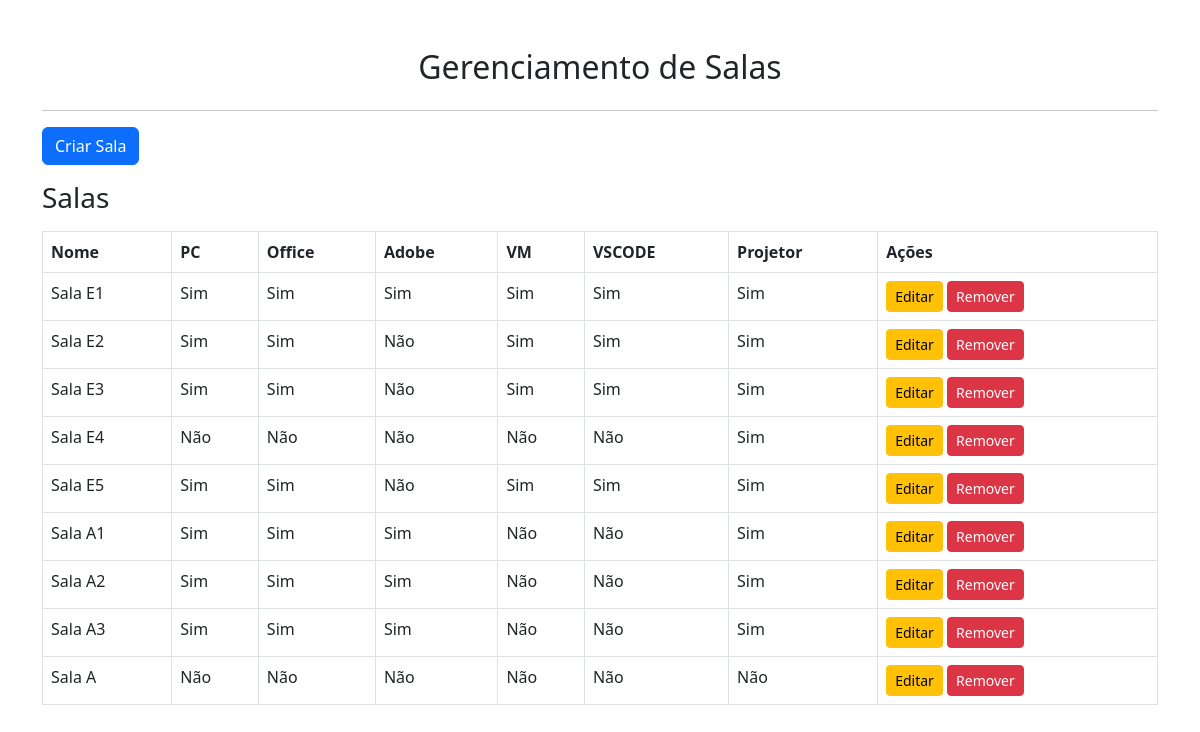
/admin/salas.php, run on the app's committed database.
### tables this page shows
CREATE TABLE IF NOT EXISTS `sala` (
  `id_sala` int(11) NOT NULL AUTO_INCREMENT,
  `nome` varchar(2) DEFAULT NULL,
  `pc` tinyint(1) DEFAULT NULL,
  `office` tinyint(1) DEFAULT NULL,
  `adobe` tinyint(1) DEFAULT NULL,
  `VM` tinyint(1) DEFAULT NULL,
  `VSCODE` tinyint(1) DEFAULT NULL,
  `projetor` tinyint(1) DEFAULT NULL,
  `local` varchar(50) DEFAULT NULL,
  PRIMARY KEY (`id_sala`)
);

### admin/salas.php (the view, shortened to what this page needs)
<?php
$host = 'localhost';
$dbname = 'escola';
$username = 'root';
$password = '';
try {
    $conn = new PDO("mysql:host=$host;dbname=$dbname", $username, $password);
    $conn->setAttribute(PDO::ATTR_ERRMODE, PDO::ERRMODE_EXCEPTION);
} catch (PDOException $e) {
    echo "Erro de conexão: " . $e->getMessage();
}
$sql = "SELECT * FROM sala";
$stmt = $conn->prepare($sql);
$stmt->execute();
$salas = $stmt->fetchAll(PDO::FETCH_ASSOC);
?>
<!DOCTYPE html>
<html lang="pt">
<head>
    <link href="https://cdn.jsdelivr.net/npm/bootstrap@5.3.0-alpha1/dist/css/bootstrap.min.css" rel="stylesheet">
</head>
<body>
<div class="container mt-5">
    <h2 class="text-center mb-4">Gerenciamento de Salas</h2>
    <hr>
    <button class="btn btn-primary mb-3" onclick="toggleForm()">Criar Sala</button>
    <h3 class="mb-3">Salas</h3>
    <table class="table table-bordered">
        <thead>
            <tr>
                <th>Nome</th>
                <th>PC</th>
                <th>Office</th>
                <th>Adobe</th>
                <th>VM</th>
                <th>VSCODE</th>
                <th>Projetor</th>
                <th>Ações</th>
            </tr>
        </thead>
        <tbody>
            <?php foreach ($salas as $sala): ?>
                <tr>
                    <td>Sala <?php echo $sala['nome']; ?></td>
                    <td><?php echo $sala['pc'] ? 'Sim' : 'Não'; ?></td>
                    <td><?php echo $sala['office'] ? 'Sim' : 'Não'; ?></td>
                    <td><?php echo $sala['adobe'] ? 'Sim' : 'Não'; ?></td>
                    <td><?php echo $sala['VM'] ? 'Sim' : 'Não'; ?></td>
                    <td><?php echo $sala['VSCODE'] ? 'Sim' : 'Não'; ?></td>
                    <td><?php echo $sala['projetor'] ? 'Sim' : 'Não'; ?></td>
                    <td>
                        <a href="editar_sala.php?id_sala=<?php echo $sala['id_sala']; ?>" class="btn btn-warning btn-sm">Editar</a>
                        <a href="?delete=<?php echo $sala['id_sala']; ?>" class="btn btn-danger btn-sm" onclick="return confirm('Tem certeza que deseja remover?')">Remover</a>
                    </td>
                </tr>
            <?php endforeach; ?>
        </tbody>
    </table>
</div>
</body>
</html>

### data on the page
sala: nome "E1", pc "Sim", office "Sim", adobe "Sim", VM "Sim", VSCODE "Sim", projetor "Sim"
sala: nome "E2", pc "Sim", office "Sim", adobe "Não", VM "Sim", VSCODE "Sim", projetor "Sim"
sala: nome "E3", pc "Sim", office "Sim", adobe "Não", VM "Sim", VSCODE "Sim", projetor "Sim"
sala: nome "E4", pc "Não", office "Não", adobe "Não", VM "Não", VSCODE "Não", projetor "Sim"
sala: nome "E5", pc "Sim", office "Sim", adobe "Não", VM "Sim", VSCODE "Sim", projetor "Sim"
sala: nome "A1", pc "Sim", office "Sim", adobe "Sim", VM "Não", VSCODE "Não", projetor "Sim"
sala: nome "A2", pc "Sim", office "Sim", adobe "Sim", VM "Não", VSCODE "Não", projetor "Sim"
sala: nome "A3", pc "Sim", office "Sim", adobe "Sim", VM "Não", VSCODE "Não", projetor "Sim"
sala: nome "A", pc "Não", office "Não", adobe "Não", VM "Não", VSCODE "Não", projetor "Não"
